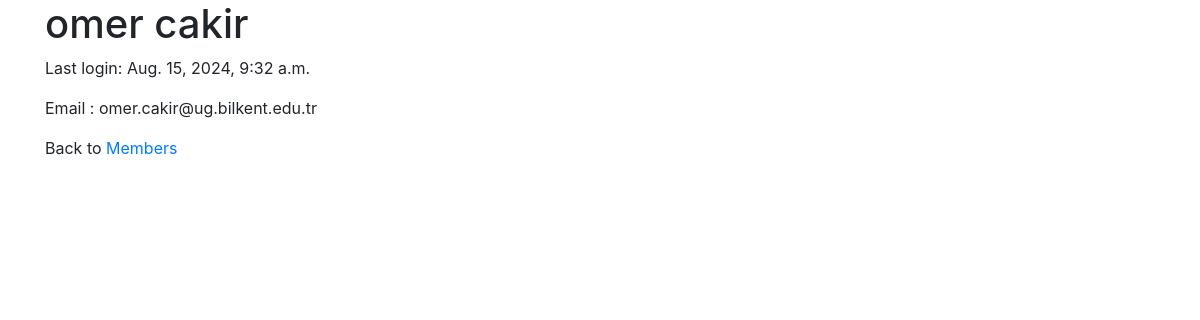
The page /members/details/5 on the database as committed earlier.
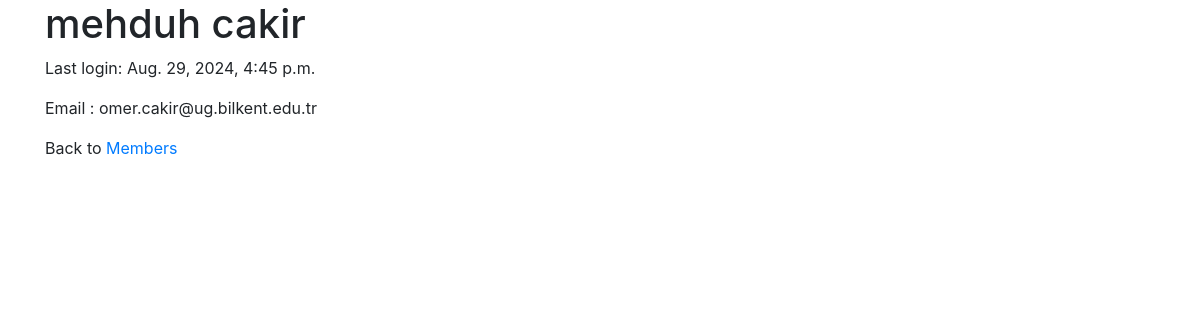
The same page on the database as committed later.
### members/models.py (models this page shows, shortened)
class Member(AbstractBaseUser, PermissionsMixin):# AbstractBaseUser does the work that gives us
    email = models.EmailField(unique=True)
    first_name = models.CharField(max_length=30)
    last_name = models.CharField(max_length=30)
    is_active = models.BooleanField(default=True)
    is_staff = models.BooleanField(default=False)
    objects = MemberManager()
    USERNAME_FIELD = 'email'
    REQUIRED_FIELDS = ['first_name', 'last_name']

### members/views.py (the view)
# urls.py: path('members/details/<int:id>',views.details,name='details'),
def details(request,id):
    mymember = Member.objects.get(id=id)
    template = loader.get_template('details.html')
    context = {
        'mymember':mymember,
    }
    return HttpResponse(template.render(context,request))

### members/templates/details.html (shortened to what this page needs)
{% extends "master.html" %}
{% block content %}
  <h1>{{ mymember.first_name }} {{ mymember.last_name }}</h1>
  <p>Last login: {{ mymember.last_login }}</p>
   <p>Email : {{mymember.email}}</p>
  <p>Back to <a href="/members">Members</a></p>
{% endblock %}

### members/templates/master.html (shortened to what this page needs)
<!DOCTYPE html>
<html lang="en">
<head>
    <link rel="stylesheet" href="https://stackpath.bootstrapcdn.com/bootstrap/4.5.2/css/bootstrap.min.css">
</head>
<body>
    <div class="container">
        {% block content %}{% endblock %}
    </div>
</body>
</html>

Rows that differ between the two databases and show on the page:
changed Member "cakir": first_name "omer" → "mehduh"; last_login "Aug. 15, 2024, 9:32 a.m." → "Aug. 29, 2024, 4:45 p.m."
